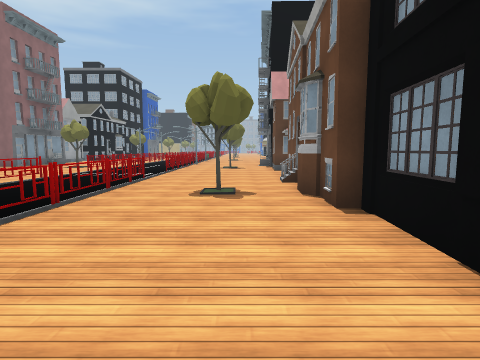
view 1 (above)

21 first-person views from a walk through a Unity game level. The camera is 1.5 m above the floor, tilts 6° down and sees 80° across. The floor is counted in squares, 2 m on a side. Each view is taken from the middle of a square. On the plan, view 1 faces up. The plan holds only what a view shows up to about 10 squares ahead; the rest is blank. The place goes on beyond the plan. The player character is not drawn. Some animated figures are left out. Some surface patterns are stand-ins.

view 2
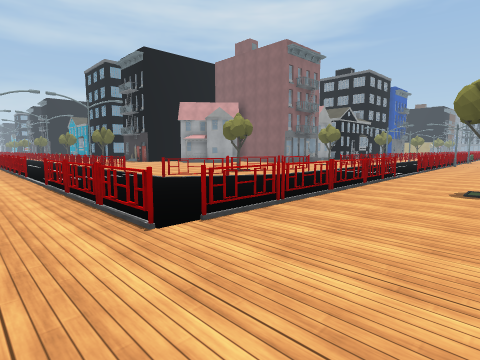

view 3
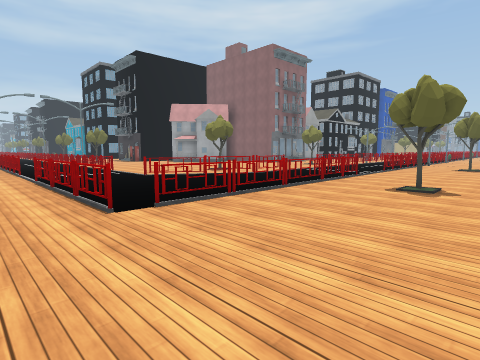

view 4
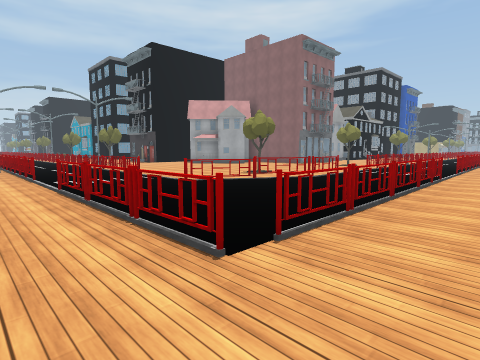

view 5
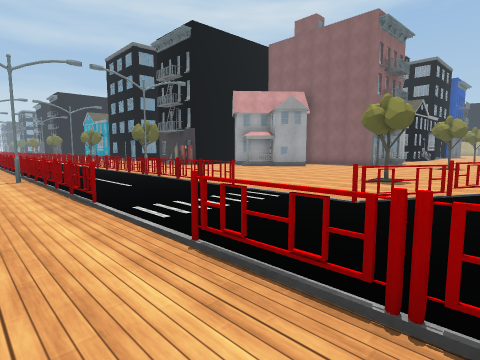

view 6
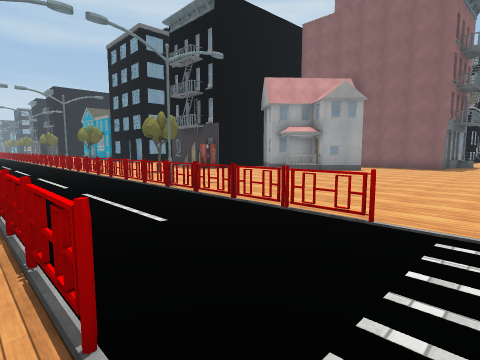

view 7
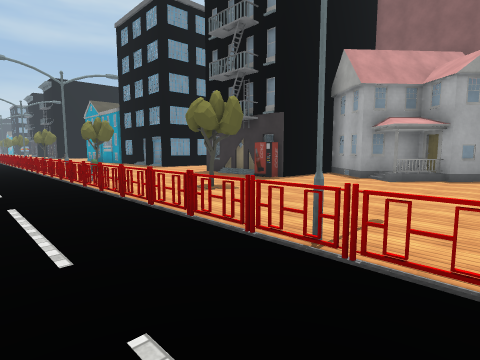

view 8
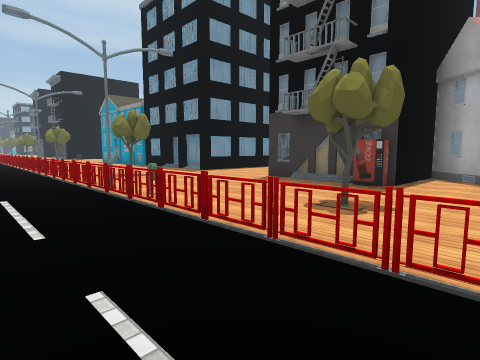

view 9
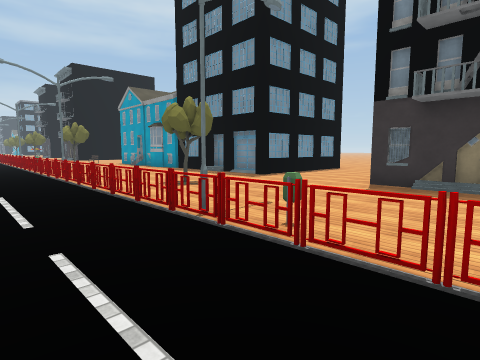

view 10
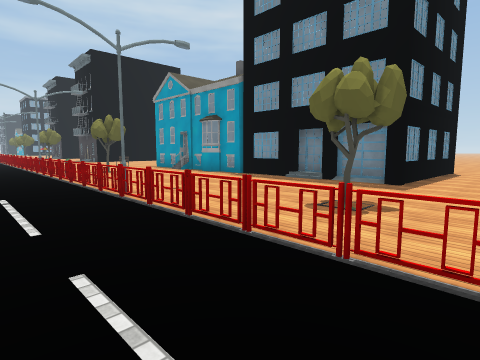

view 11
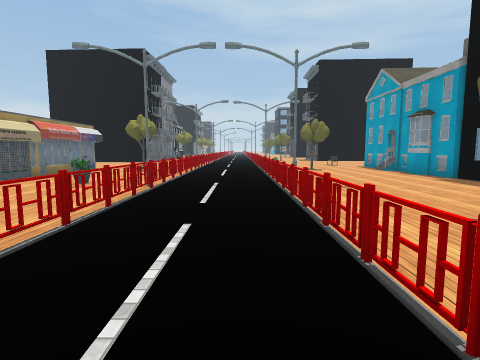

view 12
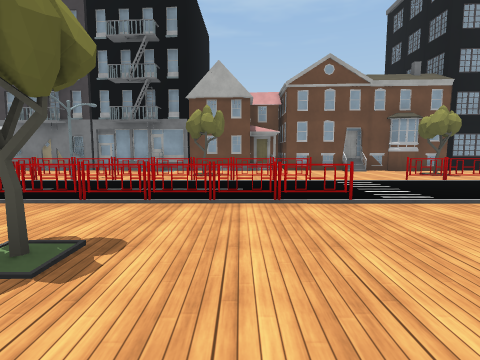

view 13
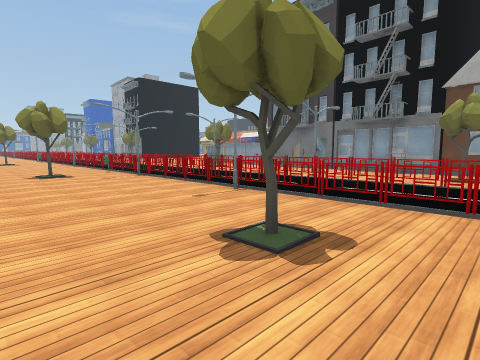

view 14
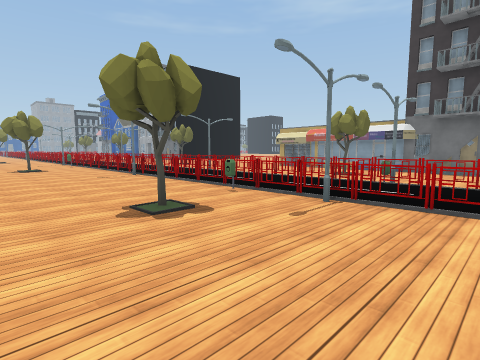

view 15
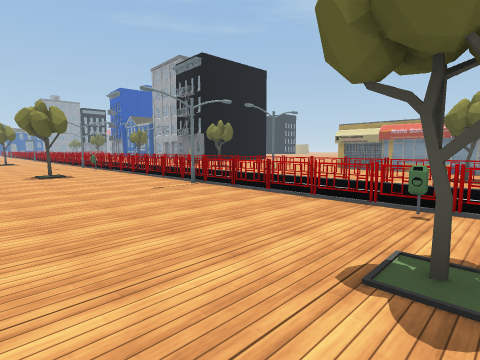

view 16
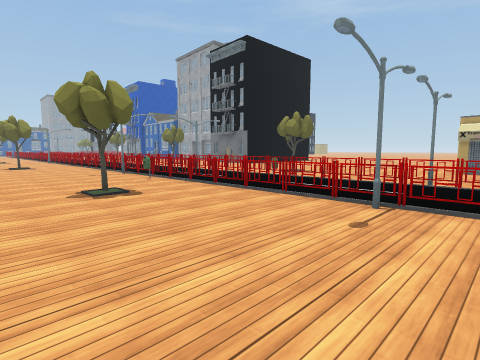

view 17
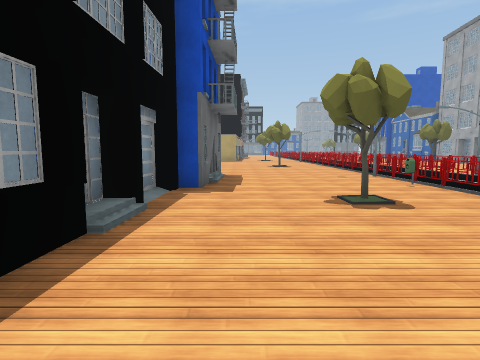

view 18
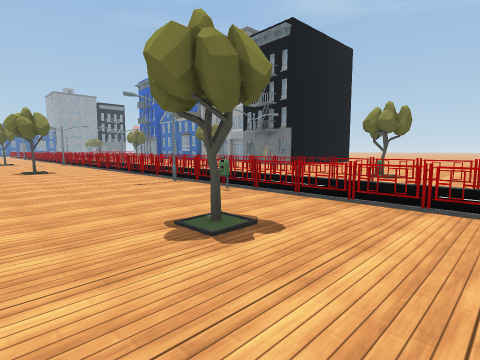

view 19
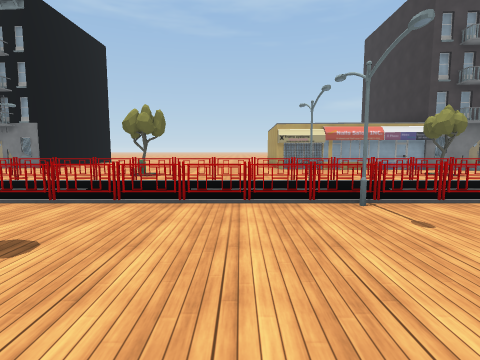

view 20
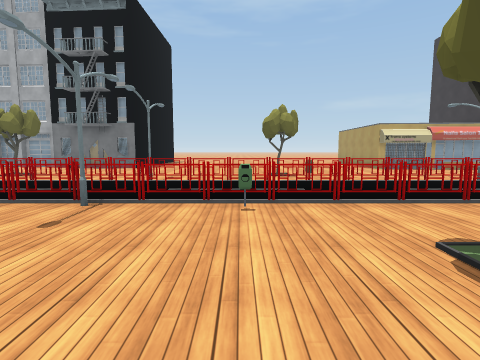

view 21
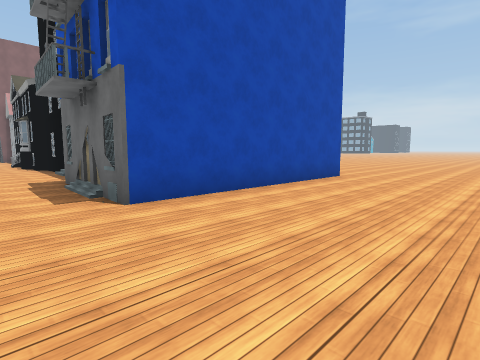

### Floor plan
Key: @ floor where view 1 was taken; # wall or solid block; x gap in a wall; . floor; = window, fence, low wall or low ledge; F fence; B building; T tree; S streetlight; M machine; I bin; O other object.
Columns run from 32 left of view 1 to 2 right of it. Each row starts with its distance up from view 1.
 38                   .......T.    T
 37             ...............O   ...
 36             ...............O..F...
 35              ..............F..F...
 34               ..#######....F..F...
 33                 B     #....SF.O...
 32                       #....F..F...
 31                      ##....IF.F..
 30                      #.....F..F.T..
 29                      #...T.F..OF...
 28                      #.....F..F....
 27                      #.....F..F...
 26                      #.....x..F....
 25                        ....S.SFS...
 24                        ....F..x...
 23                        ....F..#...#
 22                        ....F..F...#
 21                        ....IF.F.T.#
 20                        ..T.F..F...#
 19                        ...SFSSSF..#
 18                        ....F..F...#
 17                        ....F..O...B
 16                        ....F..O...
 15                       B....S.OFS..#
 14                        ....F..F..B#
 13         #.             ..T.F..F...#
 12         #.            .....F..F.T.#
 11         #..    #     ......F..F...
 10         #...   ###B# ......F..F...B
  9      ####...   #.#B...............#
  8 B######.#...####..................#
  7  ..............M...........F..F..B#
  6  ........................T.F..F...
  5  .......T......T..........FF..x.T#
  4  ....F......I......F......F...x..##
  3 OOFFFSx#xFFSFFFFFFFSFFFF..F...#...B
  2 ..............................x...#
  1  ....S.............O..........#...
  0  OOOFF###F    OOOOOOFFF...x=#=..@.
 -1   ...S...          S .............

Positions as (right, up) in squares from view 1, and headings:
1: (0, 0), facing up
2: (0, -1), facing up-left
3: (1, -1), facing up-left
4: (-1, -1), facing up-left
5: (-5, -1), facing up-left
6: (-8, 0), facing up-left
7: (-12, 1), facing up-left
8: (-15, 1), facing up-left
9: (-18, 1), facing up-left
10: (-22, 1), facing up-left
11: (-21, 2), facing left
12: (-9, 11), facing right
13: (-9, 11), facing up-right
14: (-9, 17), facing up-right
15: (-9, 20), facing up-right
16: (-9, 24), facing up-right
17: (-9, 25), facing up
18: (-9, 27), facing up-right
19: (-9, 27), facing right
20: (-9, 31), facing right
21: (-8, 38), facing down-left
